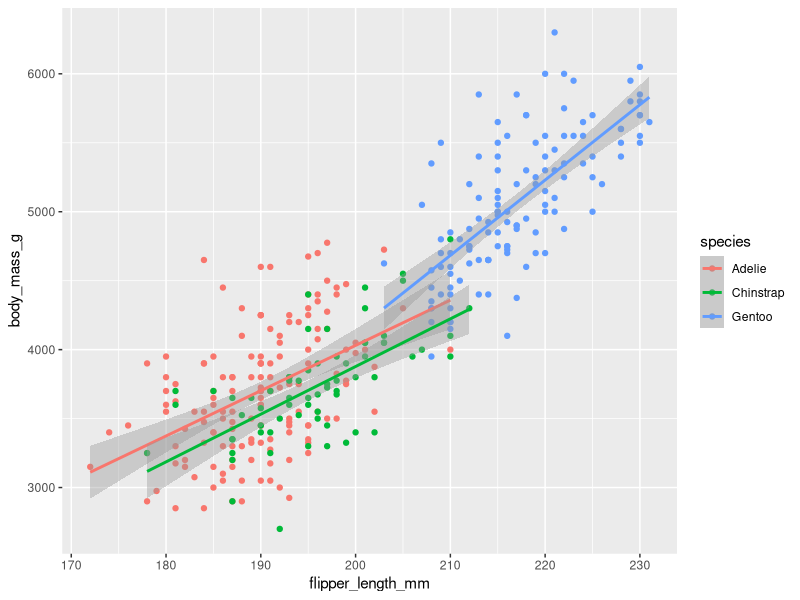
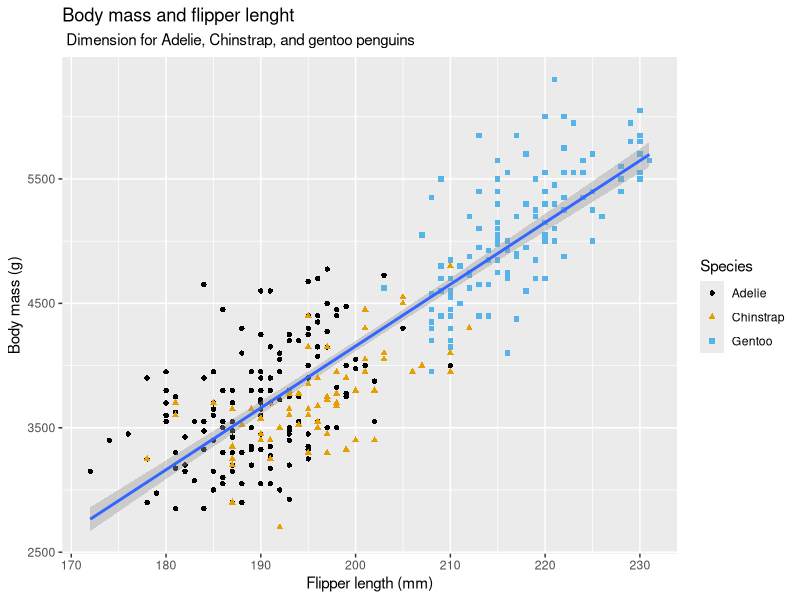

Reproduce these figures in R, in order.
# Already Installed the Tidyverse
# Loaded the package 
library(tidyverse)

# Run updates 
tidyverse_update()

# Install other excellent packages 
install.packages(
      c("arrow", "babynames", "curl", "duckdb", "gapminder", 
        "ggrepel", "ggridges", "ggthemes", "hexbin", "janitor", "Lahman", 
        "leaflet", "maps", "nycflights13", "openxlsx", "palmerpenguins", 
        "repurrrsive", "tidymodels", "writexl")
)

1 + 2

install.packages("palmerpenguins")

library(palmerpenguins)
#> 
#> Attaching package: 'palmerpenguins'
#> The following objects are masked from 'package:datasets':
#> 
#>     penguins, penguins_raw
library(ggthemes)

penguins

View(penguins)
glimpse(penguins)
?glimpse
str(penguins)
?penguins

?ggplot

ggplot(
      data = penguins,
      mapping = aes(x = flipper_length_mm, y = body_mass_g, color = species)
) +
      geom_point(mapping = aes(color = species)
                 ) +
      geom_smooth(method = "lm")

ggplot(
      data = penguins,
      mapping = aes(x = flipper_length_mm, y = body_mass_g)
) +
      geom_point(mapping = aes(color = species, shape = species)) +
      geom_smooth(method = "lm") +
      labs (
            title = "Body mass and flipper lenght",
            subtitle = " Dimension for Adelie, Chinstrap, and gentoo penguins",
            x = "Flipper length (mm)", y = "Body mass (g)",
            color = "Species", shape = "Species"
      ) +
      scale_color_colorblind()



